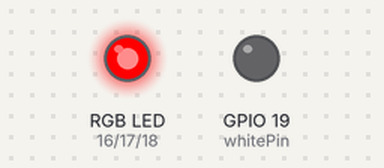
Bench run of a sketch on a simulated ESP32. Parts: an RGB LED mixed from three pins (HIGH = lit), output pins drawn as LEDs (lit = HIGH).

Above: at 0.5 s.
At 2.5 s:
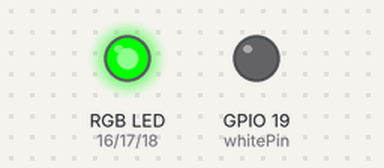
At 4.5 s:
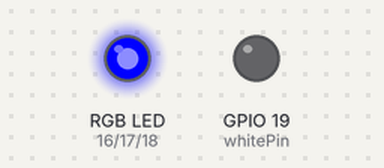
At 8.5 s:
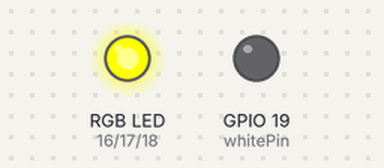
At 12.5 s:
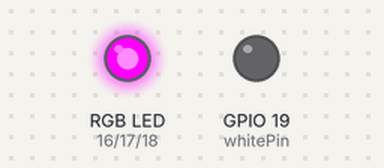
At 17.5 s:
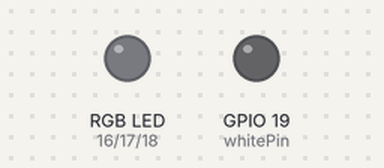
Timing chart, 0 to 18.4 s (numbered marks = the images above):
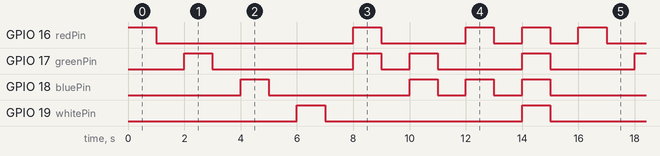

Measured:
- by itself, GPIO 16 (redPin): repeats every 16.0 s: LOW 7.0 s, HIGH 1.0 s, LOW 3.0 s, 2 × (HIGH 1.0 s, LOW 1.0 s), HIGH 1.0 s
- by itself, GPIO 17 (greenPin): repeats every 16.0 s: LOW 5.0 s, HIGH 1.0 s, LOW 1.0 s, 2 × (HIGH 1.0 s, LOW 3.0 s), HIGH 1.0 s
- by itself, GPIO 18 (bluePin): repeats every 16.0 s: LOW 5.0 s, 2 × (HIGH 1.0 s, LOW 1.0 s), HIGH 1.0 s, LOW 5.0 s, HIGH 1.0 s
- by itself, GPIO 19 (whitePin): alternates HIGH for 1.0 s and LOW for 7.0 s

The sketch:

esp32-e_mosfet_led_rgbw.ino
```cpp
//Made by RPP for UFCD6025
//Trainer Miguel Barbosa
//use for esp32-e
// Define os pinos PWM para as cores do LED RGBW
const int redPin = 16;
const int greenPin = 17;
const int bluePin = 18;
const int whitePin = 19;

void setup() {
  // Configura os pinos como saídas
  pinMode(redPin, OUTPUT);
  pinMode(greenPin, OUTPUT);
  pinMode(bluePin, OUTPUT);
  pinMode(whitePin, OUTPUT);
}

void loop() {
  // Pisca o LED RGBW alternando as cores
  blinkColor(255, 0, 0, 0); // Vermelho
  blinkColor(0, 255, 0, 0); // Verde
  blinkColor(0, 0, 255, 0); // Azul
  blinkColor(0, 0, 0, 255); // Branco
  blinkColor(255, 255, 0, 0); // Amarelo
  blinkColor(0, 255, 255, 0); // Ciano
  blinkColor(255, 0, 255, 0); // Magenta
  blinkColor(255, 255, 255, 255); // Branco total
}

// Função para piscar a cor do LED RGBW
void blinkColor(int red, int green, int blue, int white) {
  setColor(red, green, blue, white);
  delay(1000); // Aguarda 500 milissegundos
  setColor(0, 0, 0, 0); // Desliga todas as cores
  delay(1000); // Aguarda 500 milissegundos
}

// Função para definir a cor do LED RGBW
void setColor(int red, int green, int blue, int white) {
  analogWrite(redPin, red);
  analogWrite(greenPin, green);
  analogWrite(bluePin, blue);
  analogWrite(whitePin, white);
}
```
